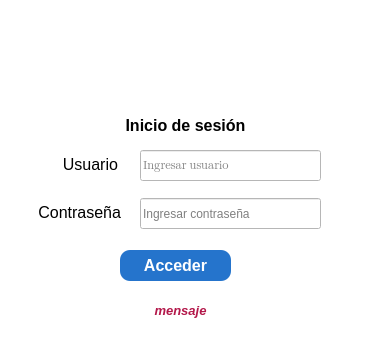
<?xml version="1.0" encoding="UTF-8"?>
<ui version="4.0">
 <class>formLogin</class>
 <widget class="QDialog" name="formLogin">
  <property name="windowModality">
   <enum>Qt::NonModal</enum>
  </property>
  <property name="enabled">
   <bool>true</bool>
  </property>
  <property name="geometry">
   <rect>
    <x>0</x>
    <y>0</y>
    <width>370</width>
    <height>339</height>
   </rect>
  </property>
  <property name="sizePolicy">
   <sizepolicy hsizetype="Fixed" vsizetype="Fixed">
    <horstretch>0</horstretch>
    <verstretch>0</verstretch>
   </sizepolicy>
  </property>
  <property name="minimumSize">
   <size>
    <width>370</width>
    <height>339</height>
   </size>
  </property>
  <property name="maximumSize">
   <size>
    <width>370</width>
    <height>339</height>
   </size>
  </property>
  <property name="windowTitle">
   <string>Inicio de sesión</string>
  </property>
  <property name="autoFillBackground">
   <bool>false</bool>
  </property>
  <property name="styleSheet">
   <string notr="true">background-color: rgb(255, 255, 255);</string>
  </property>
  <property name="sizeGripEnabled">
   <bool>true</bool>
  </property>
  <property name="modal">
   <bool>true</bool>
  </property>
  <widget class="QLabel" name="label">
   <property name="geometry">
    <rect>
     <x>30</x>
     <y>10</y>
     <width>311</width>
     <height>91</height>
    </rect>
   </property>
   <property name="text">
    <string/>
   </property>
   <property name="pixmap">
    <pixmap resource="imagenes.qrc">:/xy/logo_banco.png</pixmap>
   </property>
   <property name="scaledContents">
    <bool>true</bool>
   </property>
  </widget>
  <widget class="QLabel" name="label_2">
   <property name="geometry">
    <rect>
     <x>120</x>
     <y>110</y>
     <width>131</width>
     <height>31</height>
    </rect>
   </property>
   <property name="font">
    <font>
     <pointsize>12</pointsize>
    </font>
   </property>
   <property name="autoFillBackground">
    <bool>false</bool>
   </property>
   <property name="styleSheet">
    <string notr="true"/>
   </property>
   <property name="inputMethodHints">
    <set>Qt::ImhNone</set>
   </property>
   <property name="text">
    <string>&lt;html&gt;&lt;head/&gt;&lt;body&gt;&lt;p align=&quot;center&quot;&gt;&lt;span style=&quot; font-weight:700;&quot;&gt;Inicio de sesión&lt;/span&gt;&lt;/p&gt;&lt;/body&gt;&lt;/html&gt;</string>
   </property>
   <property name="textFormat">
    <enum>Qt::RichText</enum>
   </property>
   <property name="alignment">
    <set>Qt::AlignCenter</set>
   </property>
   <property name="wordWrap">
    <bool>false</bool>
   </property>
  </widget>
  <widget class="QLabel" name="label_3">
   <property name="geometry">
    <rect>
     <x>27</x>
     <y>154</y>
     <width>91</width>
     <height>21</height>
    </rect>
   </property>
   <property name="font">
    <font>
     <pointsize>12</pointsize>
    </font>
   </property>
   <property name="text">
    <string>&lt;html&gt;&lt;head/&gt;&lt;body&gt;&lt;p align=&quot;right&quot;&gt;Usuario&lt;/p&gt;&lt;/body&gt;&lt;/html&gt;</string>
   </property>
   <property name="textFormat">
    <enum>Qt::RichText</enum>
   </property>
  </widget>
  <widget class="QLabel" name="label_4">
   <property name="geometry">
    <rect>
     <x>30</x>
     <y>202</y>
     <width>91</width>
     <height>21</height>
    </rect>
   </property>
   <property name="font">
    <font>
     <pointsize>12</pointsize>
    </font>
   </property>
   <property name="text">
    <string>&lt;html&gt;&lt;head/&gt;&lt;body&gt;&lt;p align=&quot;right&quot;&gt;Contraseña&lt;/p&gt;&lt;/body&gt;&lt;/html&gt;</string>
   </property>
   <property name="textFormat">
    <enum>Qt::RichText</enum>
   </property>
  </widget>
  <widget class="QLineEdit" name="txtUsuario">
   <property name="geometry">
    <rect>
     <x>140</x>
     <y>150</y>
     <width>181</width>
     <height>31</height>
    </rect>
   </property>
   <property name="font">
    <font>
     <family>Segoe UI Emoji</family>
    </font>
   </property>
   <property name="styleSheet">
    <string notr="true"/>
   </property>
   <property name="placeholderText">
    <string>Ingresar usuario</string>
   </property>
  </widget>
  <widget class="QLineEdit" name="txtClave">
   <property name="geometry">
    <rect>
     <x>140</x>
     <y>198</y>
     <width>181</width>
     <height>31</height>
    </rect>
   </property>
   <property name="frame">
    <bool>true</bool>
   </property>
   <property name="echoMode">
    <enum>QLineEdit::Password</enum>
   </property>
   <property name="placeholderText">
    <string>Ingresar contraseña</string>
   </property>
  </widget>
  <widget class="QPushButton" name="btnAcceder">
   <property name="geometry">
    <rect>
     <x>120</x>
     <y>250</y>
     <width>111</width>
     <height>31</height>
    </rect>
   </property>
   <property name="font">
    <font>
     <pointsize>12</pointsize>
     <bold>true</bold>
    </font>
   </property>
   <property name="cursor">
    <cursorShape>PointingHandCursor</cursorShape>
   </property>
   <property name="styleSheet">
    <string notr="true">background-color: rgb(37, 116, 204);
color: rgb(255, 255, 255);
border-radius: 10px</string>
   </property>
   <property name="text">
    <string>Acceder</string>
   </property>
   <property name="checkable">
    <bool>false</bool>
   </property>
   <property name="flat">
    <bool>false</bool>
   </property>
  </widget>
  <widget class="QLabel" name="lblMensaje">
   <property name="geometry">
    <rect>
     <x>40</x>
     <y>300</y>
     <width>281</width>
     <height>20</height>
    </rect>
   </property>
   <property name="font">
    <font>
     <pointsize>10</pointsize>
     <italic>true</italic>
     <bold>true</bold>
    </font>
   </property>
   <property name="styleSheet">
    <string notr="true">color: rgb(179, 24, 74);</string>
   </property>
   <property name="text">
    <string>mensaje</string>
   </property>
   <property name="alignment">
    <set>Qt::AlignCenter</set>
   </property>
  </widget>
 </widget>
 <resources>
  <include location="imagenes.qrc"/>
 </resources>
 <connections/>
</ui>
